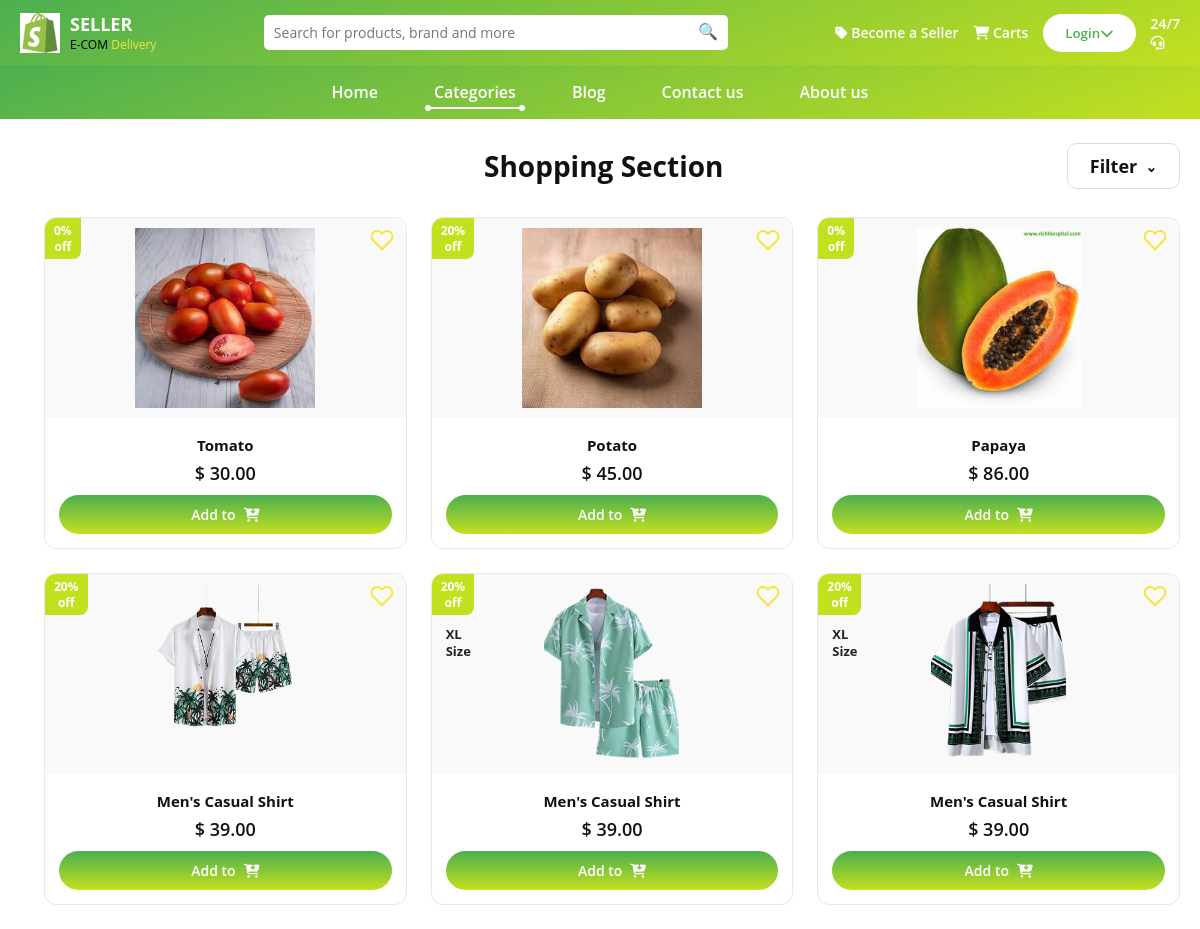
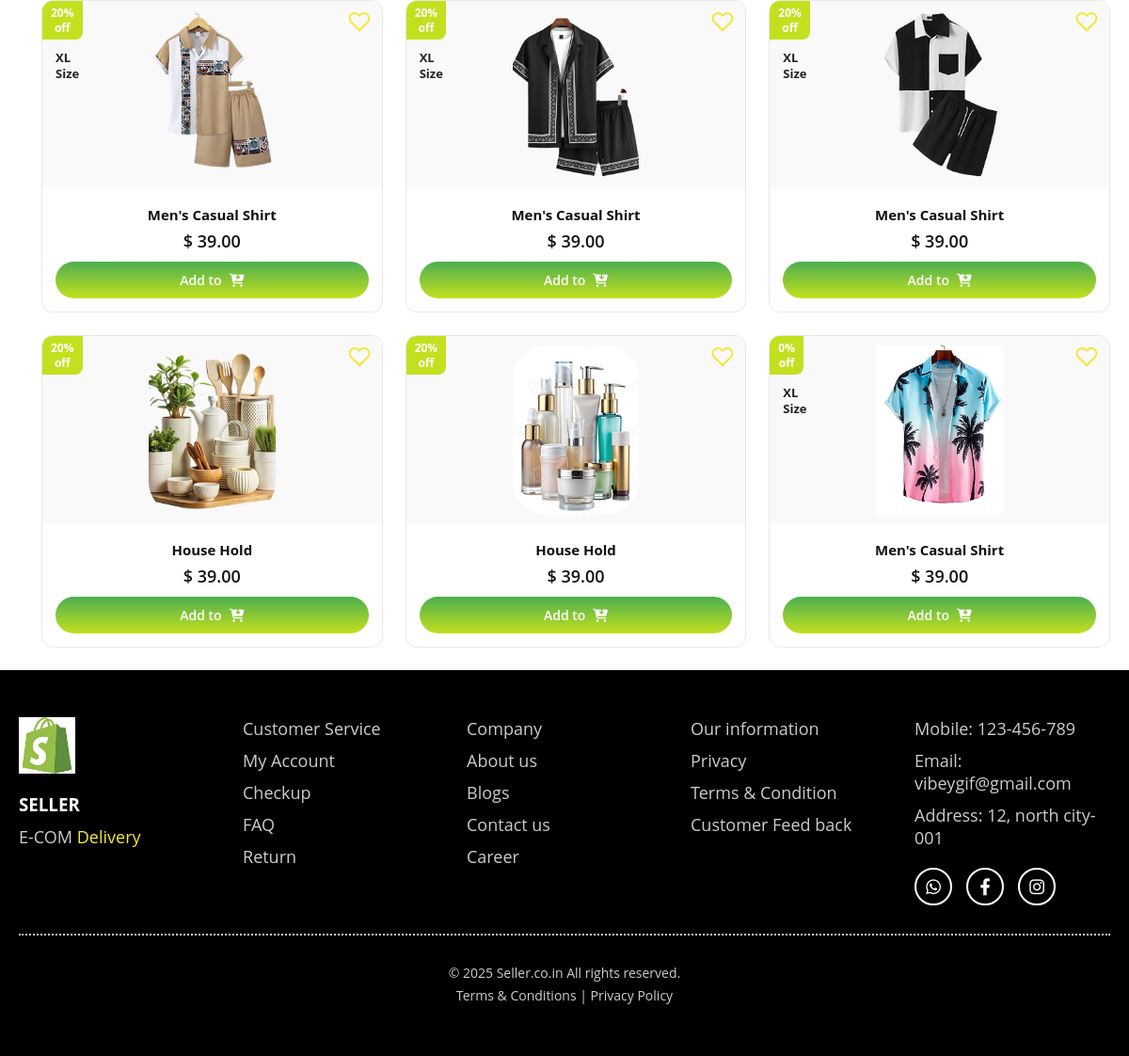
Page /categories/ on the committed database (2 pictures, top to bottom).
### eshop/models.py (models this page shows, shortened)
class Product(models.Model):
    name             = models.CharField(max_length=200)
    subtitle         = models.CharField(max_length=255, blank=True)
    description      = models.TextField(blank=True)
    price            = models.DecimalField(max_digits=10, decimal_places=2)
    discount_percent = models.PositiveIntegerField(default=0)
    rating           = models.DecimalField(max_digits=3, decimal_places=1, default=4.5)
    quantity_info    = models.CharField(max_length=100, blank=True)
    size             = models.CharField(max_length=50, blank=True)
    image            = models.ImageField(upload_to='products/', blank=True, null=True)
    in_stock         = models.BooleanField(default=True)
    category         = models.ForeignKey(Category, on_delete=models.SET_NULL, null=True, blank=True)
    created_at       = models.DateTimeField(auto_now_add=True)

### eshop/views.py (the view)
# urls.py: path('categories/',     views.categories,       name='categories'),
def categories(request):
    products = Product.objects.all()
    categories = Category.objects.all()
    return render(request, 'eshop/categories.html', {
        'products': products,
        'categories': categories
    })

### eshop/templates/eshop/categories.html (shortened to what this page needs)
{% extends "eshop/base.html" %}
{% load static %}
{% block content %}
<div class="cat-page">
  <div class="cat-topbar">
    <h2 style="margin-left: 40%;">Shopping Section</h2><br>
    <button class="filter-toggle-btn" id="filterBtn" onclick="toggleFilter()">
      Filter <span class="arrow">&#8964;</span>
    </button>
  </div>
  <div class="cat-content">
    <div class="product-grid" id="productGrid">
      {% if products %}
        {% for product in products %}
        <div class="prod-card">
          <div class="prod-card-top">
            <div class="prod-badge">{{ product.discount_percent }}%<br>off</div>
            {% if product.size %}
            <div class="prod-size">{{ product.size }}<br>Size</div>
            {% endif %}
            <button class="prod-wish"
         onclick="toggleWishlist(this, {{ product.id }})">
              <svg viewBox="0 0 24 24">
                <path d="M20.84 4.61a5.5 5.5 0 00-7.78 0L12 5.67
                  l-1.06-1.06a5.5 5.5 0 00-7.78 7.78l1.06 1.06
                  L12 21.23l7.78-7.78 1.06-1.06a5.5 5.5 0 000-7.78z"/>
              </svg>
            </button>
            {% if product.image %}
              <img class="prod-img" src="{{ product.image.url }}" alt="{{ product.name }}"
                   onerror="this.src='https://via.placeholder.com/300x200?text={{ product.name }}'" />
            {% else %}
              <img class="prod-img"
                   src="https://via.placeholder.com/300x200?text={{ product.name }}"
                   alt="{{ product.name }}" />
            {% endif %}
          </div>
          <div class="prod-body">
            <p class="prod-name">{{ product.name }}</p>
            <p class="prod-price">$ {{ product.price }}</p>
            <button class="prod-add-btn">
              Add to
             <i class="fa-solid fa-cart-arrow-down"></i>
            </button>
          </div>
        </div>
        {% endfor %}
      {% endif %}
    </div>
  </div>
</div>
{% endblock %}

### eshop/templates/eshop/base.html (shortened to what this page needs)
{% load static %}
<!DOCTYPE html>
<html lang="en">
<head>
    <link rel="stylesheet" href="{% static 'css/style.css' %}">
    <link rel="stylesheet" href="https://cdnjs.cloudflare.com/ajax/libs/font-awesome/6.4.0/css/all.min.css">
</head>
<body>
<header class="navbar">
    <div class="logo">
        <img src="{% static 'image/image 63.png' %}" alt="logo">
        <div class="logo-text">
            <h2>SELLER</h2>
            <p>
                <span style="color:black;">E-COM</span>
                <span style="color:#F6E63B;"> Delivery</span>
            </p>
        </div>
    </div>
    <div class="search-box">
        <input type="text" placeholder="Search for products, brand and more">
        <span class="search-icon">🔍</span>
    </div>
    <div class="nav-right desktop-menu">
        <a href="{% url 'eshop:seller_home' %}">
            <i class="fa-solid fa-tag"></i> Become a Seller
        </a>
        <a href="{% url 'eshop:cart' %}">
            <i class="fa-solid fa-cart-shopping"></i> Carts
        </a>
      {% if user.is_authenticated %}
<div class="user-menu">
    <button class="user-btn" onclick="toggleUserPopup()">
        <i class="fa fa-user-circle"></i>
        {{ user.first_name|default:user.username }}
        <i class="fa fa-chevron-down"></i>
    </button>
    <div id="userPopup" class="user-popup">
        <a href="{% url 'eshop:profile' %}">My Profile</a>
        <a href="{% url 'eshop:wishlist' %}"> Wishlist</a>
    <a href="{% url 'eshop:profile' %}?tab=orders"></i> My Orders</a>
    <a href="{% url 'eshop:notifications' %}">Notifications</a>
    <a href="{% url 'eshop:order_status' %}"> Order Status</a>
        <a href="{% url 'eshop:logout' %}">
             Logout
        </a>
    </div>
</div>
{% else %}
<button class="login-btn" onclick="openLoginModal()">Login<i class="fa fa-chevron-down"></i></button>
{% endif %}
        <a href="{% url 'eshop:enquiry' %}">
            <span class="support">
                24/7 <br>
                <i class="fa-solid fa-headset"></i>
            </span>
        </a>
    </div>
</header>
<nav class="menu desktop-menu">
    <a href="{% url 'eshop:index' %}" class="{% if request.resolver_match.url_name == 'index' %}active{% endif %}">
        Home
    </a>
    <a href="{% url 'eshop:categories' %}" class="{% if request.resolver_match.url_name == 'categories' %}active{% endif %}">
        Categories
        {% if request.resolver_match.url_name == 'categories' %}
        <span class="dot-right"></span>
        {% endif %}
    </a>
    <a href="{% url 'eshop:blog' %}" class="{% if request.resolver_match.url_name == 'blog' %}active{% endif %}">
        Blog
    </a>
    <a href="{% url 'eshop:contact' %}" class="{% if request.resolver_match.url_name == 'contact' %}active{% endif %}">
        Contact us
    </a>
    <a href="{% url 'eshop:about' %}" class="{% if request.resolver_match.url_name == 'about' %}active{% endif %}">
        About us
    </a>
</nav>
{% block content %}
{% endblock %}
<footer class="footer">
    <div class="footer-container">
        <div class="footer-col logo-col">
            <img src="{% static 'image/image 63.png' %}" alt="logo">
            <h3>SELLER</h3>
            <p>E-COM <span style="color:#F6E63B;">Delivery</span></p>
        </div>
        <div class="footer-col">
            <a href="#">Customer Service</a>
            <a href="#">My Account</a>
            <a href="#">Checkup</a>
            <a href="#">FAQ</a>
            <a href="#">Return</a>
        </div>
        <div class="footer-col">
            <a href="#">Company</a>
            <a href="#">About us</a>
            <a href="#">Blogs</a>
            <a href="#">Contact us</a>
            <a href="#">Career</a>
        </div>
        <div class="footer-col">
            <a href="#">Our information</a>
            <a href="#">Privacy</a>
            <a href="#">Terms & Condition</a>
            <a href="#">Customer Feed back</a>
        </div>
        <div class="footer-col">
            <p>Mobile: 123-456-789</p>
            <p>Email: vibeygif@gmail.com</p>
            <p>Address: 12, north city-001</p>
            <div class="social-icons">
                <a href="#"><i class="fab fa-whatsapp"></i></a>
                <a href="#"><i class="fab fa-facebook-f"></i></a>
                <a href="#"><i class="fab fa-instagram"></i></a>
            </div>
        </div>
    </div>
    <hr class="footer-line">
    <div class="footer-bottom">
        <p>© 2025 Seller.co.in All rights reserved.</p>
        <p>Terms & Conditions | Privacy Policy</p>
    </div>
</footer>
</body>
</html>

### eshop/static/CSS/style.css (style rules this page uses)
* { margin: 0; padding: 0; box-sizing: border-box; font-family: 'Open Sans', sans-serif; }
.navbar { display: flex; align-items: center; justify-content: space-between; background: linear-gradient(160deg, #4CAF50, #C3E01F); padding: 12px 20px; color: white; }
.logo { display: flex; align-items: center; gap: 10px; }
.logo img { width: 40px; height: 40px; object-fit: contain; }
.logo-text h2 { font-size: 18px; margin: 0; }
.logo-text p { font-size: 12px; margin: 0; }
.search-box { position: relative; width: 40%; }
.search-box input { width: 100%; padding: 8px 35px 8px 10px; border-radius: 5px; border: none; font-size: 14px; font-weight: 400; }
.search-icon { position: absolute; right: 10px; top: 5px; }
.nav-right { display: flex; align-items: center; gap: 15px; }
.nav-right a { color: white; text-decoration: none; font-size: 14px; font-weight: 600; }
.login-btn { background: white; color: #4CAF50; border: none; padding: 6px 15px; border-radius: 5px; font-weight: 600; }
.support { font-size: 14px; }
.menu { display: flex; justify-content: center; background: linear-gradient(160deg, #4CAF50, #C3E01F); padding: 0; gap: 0; }
.menu a { position: relative; color: white; text-decoration: none; padding: 16px 28px; font-weight: 600; font-size: 16px; transition: all 0.3s ease; }
.menu a.active { background: #0aa000; color: white; }
.menu a.active::before { content: ""; position: absolute; bottom: 10px; left: 18%; width: 64%; height: 2px; background: white; }
.menu a.active::after { content: ""; position: absolute; bottom: 8px; left: 14%; width: 6px; height: 6px; background: white; border-radius: 50%; }
.menu a.active span.dot-right { position: absolute; bottom: 8px; right: 14%; width: 6px; height: 6px; background: white; border-radius: 50%; }
.footer { background: #000; color: white; padding: 50px 20px; }
.footer-container { display: flex; justify-content: space-between; flex-wrap: wrap; gap: 30px; }
.footer-col { flex: 1 1 180px; display: flex; flex-direction: column; gap: 10px; }
.logo-col img { width: 60px; }
.logo-col h3 { margin-top: 10px; }
.logo-col p { font-size: 13px; color: #ccc; }
.footer-col a { text-decoration: none; color: #ccc; font-size: 18px; font-weight: 500; transition: 0.3s; }
.footer-col p { font-size: 18px; color: #ccc; }
.social-icons { margin-top: 10px; display: flex; gap: 15px; }
.social-icons a { width: 40px; height: 40px; border: 2px solid white; border-radius: 50%; display: flex; align-items: center; justify-content: center; color: white; font-size: 18px; transition: 0.3s ease; }
.footer-line { border: none; border-top: 2px dotted #ccc; margin: 30px 0; }
.footer-bottom { text-align: center; color: #ccc; font-size: 14px; font-weight: 500; }
.footer-bottom p { margin: 5px 0; }
.footer-bottom p:last-child { cursor: pointer; }
.login-btn { background:white; color:#4CAF50; border:none; padding:10px 22px; border-radius:30px; cursor:pointer; }
.menu { display:flex; justify-content:center; gap:30px; padding:15px; background:#f8f8f8; }
.menu a { text-decoration:none; color:#333; }

### eshop/templates/eshop/base.html (style rules this page uses)
.menu { display: flex; justify-content: center; background: linear-gradient(160deg, #4CAF50, #C3E01F); padding: 0; gap: 0; }
.menu a { position: relative; color: white; text-decoration: none; padding: 16px 28px; font-weight: 600; font-size: 16px; transition: all 0.3s ease; }
.menu a.active { background: transparent; color: white; }
.menu a.active::before { content: ""; position: absolute; bottom: 10px; left: 18%; width: 64%; height: 2px; background: white; }
.menu a.active::after { content: ""; position: absolute; bottom: 8px; left: 14%; width: 6px; height: 6px; background: white; border-radius: 50%; }
.menu a.active span.dot-right { position: absolute; bottom: 8px; right: 14%; width: 6px; height: 6px; background: white; border-radius: 50%; }

### rows in the picture
Product: discount_percent "0", image (picture), name "Tomato", price "30.00"
Product: discount_percent "20", image (picture), name "Potato", price "45.00"
Product: discount_percent "0", image (picture), name "Papaya", price "86.00"
Product: discount_percent "20", image (picture), name "Men's Casual Shirt", price "39.00"
Product: discount_percent "20", size "XL", image (picture), name "Men's Casual Shirt", price "39.00"
Product: discount_percent "20", size "XL", image (picture), name "Men's Casual Shirt", price "39.00"
Product: discount_percent "20", size "XL", image (picture), name "Men's Casual Shirt", price "39.00"
Product: discount_percent "20", size "XL", image (picture), name "Men's Casual Shirt", price "39.00"
Product: discount_percent "20", size "XL", image (picture), name "Men's Casual Shirt", price "39.00"
Product: discount_percent "20", image (picture), name "House Hold", price "39.00"
Product: discount_percent "20", image (picture), name "House Hold", price "39.00"
Product: discount_percent "0", size "XL", image (picture), name "Men's Casual Shirt", price "39.00"
